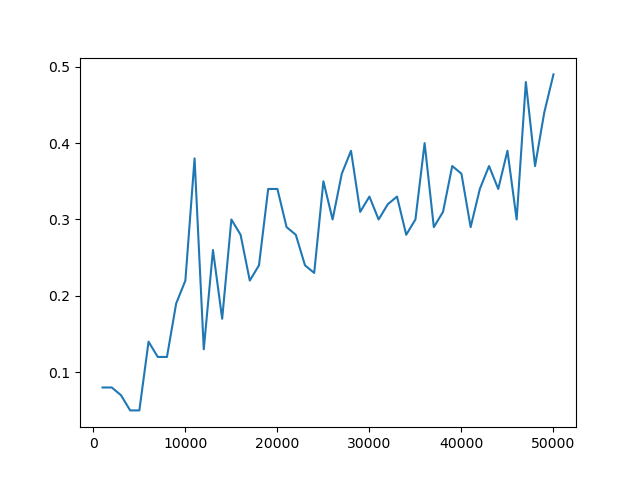

Source code (Python):
from os import system, name
import time
from time import sleep
from IPython.display import clear_output
import matplotlib.pyplot as plt
import gym
import random
import numpy as np

import sys
sys.path.append('/Users/mxgo/rl/code/exploration/envs')

from frozen_lake import FrozenLakeEnv

class SARSA:
    """
    Algorithm for the On-policy TD method SARSA
    """

    # Initialize policy, environment, value table (V)
    def __init__(self, env, gamma=1.0, alpha=0.1, epsilon=0.01):
        self.env = env
        self.num_states = env.observation_space.n
        self.num_actions = env.action_space.n

        # Without model, states alone not sufficient -> requires action-values
        self.Q = np.zeros((self.num_states, self.num_actions))

        self.gamma = gamma
        self.alpha = alpha
        self.epsilon = epsilon

    # choose action from Q-values based on epsilon-greedy
    def choose_action(self, state):
        if np.random.uniform() < self.epsilon:
            return np.random.choice(np.arange(self.num_actions))
        else:
            best_actions = np.argwhere(self.Q[state] == np.amax(self.Q[state])).flatten()
            return np.random.choice(best_actions)

    # perform sarsa with epsilon greedy policy
    def sarsa(self, num_episodes=10000, interval=1000, display=False, step_limit=10000):
        mean_returns = []
        for e in range(1,num_episodes+1):
            self.epsilon = min(0.01, 100/(e+1))
            self.alpha = min(0.1, 1000/(e+1))
            self.env.reset()
            finished = False

            curr_state = self.env.s
            num_steps = 0

            action = self.choose_action(curr_state)
            while not finished and num_steps < step_limit:
                # display current state
                if display:
                    system('clear')
                    clear_output(True)
                    self.env.render()
                    sleep(1)

                # take a step
                next_state, reward, finished, info = self.env.step(action)

                # choose next action based on epsilon greedy policy
                next_action = self.choose_action(next_state)

                # update Q valuess
                self.Q[curr_state][action] = self.Q[curr_state][action] + \
                                             self.alpha * (reward + \
                                                           self.gamma * self.Q[next_state][next_action] - \
                                                           self.Q[curr_state][action])

                num_steps += 1
                curr_state = next_state
                action = next_action

            # run tests every interval episodes
            if e % interval == 0:
                mean, var, best = self.compute_episode_rewards(num_episodes=100)
                mean_returns.append(mean)

        plt.plot(np.arange(interval, num_episodes+1, interval), mean_returns)
        plt.savefig("sarsa")
        plt.show()

    # averages rewards over a number of episodes
    def compute_episode_rewards(self, num_episodes=100, step_limit=1000):
        total_rewards = np.zeros(num_episodes)
        for episode in range(num_episodes):
            self.env.reset()
            finished = False
            num_steps = 0
            curr_state = self.env.s
            while not finished and num_steps < step_limit:
                action = self.choose_action(curr_state)
                curr_state, reward, finished, info = self.env.step(action)
                total_rewards[episode] += reward
                num_steps += 1

        mean, var, best = np.mean(total_rewards), np.var(total_rewards), np.max(total_rewards)
        print(f"Mean of Episode Rewards: {mean}, Variance of Episode Rewards: {var}, Best Episode Reward: {best}")
        return mean, var, best

if __name__ == "__main__":
    # env = gym.make('FrozenLake-v0', is_slippery=False)
    # env = FrozenLakeEnv(map_name="2x2", is_slippery=False)
    env = FrozenLakeEnv(map_name="8x8", is_slippery=True)
    # env = FrozenLakeEnv(map_name="16x16", is_slippery=True)
    # env = gym.make('Taxi-v3')
    print("num states", env.nS)
    env.reset()

    my_policy = SARSA(env, gamma=0.9, alpha=0.1, epsilon=0.01)
    my_policy.sarsa(num_episodes=50000)
